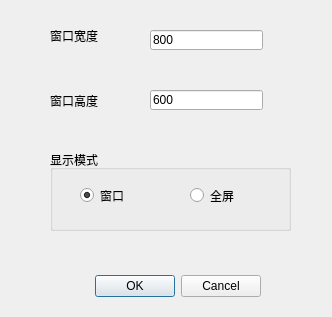
<?xml version="1.0" encoding="UTF-8"?>
<ui version="4.0">
 <class>WindowIniDialog</class>
 <widget class="QDialog" name="WindowIniDialog">
  <property name="geometry">
   <rect>
    <x>0</x>
    <y>0</y>
    <width>332</width>
    <height>317</height>
   </rect>
  </property>
  <property name="windowTitle">
   <string>窗口配置</string>
  </property>
  <widget class="QDialogButtonBox" name="buttonBox">
   <property name="geometry">
    <rect>
     <x>50</x>
     <y>270</y>
     <width>211</width>
     <height>32</height>
    </rect>
   </property>
   <property name="orientation">
    <enum>Qt::Horizontal</enum>
   </property>
   <property name="standardButtons">
    <set>QDialogButtonBox::Cancel|QDialogButtonBox::Ok</set>
   </property>
  </widget>
  <widget class="QLabel" name="label">
   <property name="geometry">
    <rect>
     <x>50</x>
     <y>20</y>
     <width>91</width>
     <height>31</height>
    </rect>
   </property>
   <property name="text">
    <string>窗口宽度</string>
   </property>
  </widget>
  <widget class="QLineEdit" name="lineEdit">
   <property name="geometry">
    <rect>
     <x>150</x>
     <y>30</y>
     <width>113</width>
     <height>20</height>
    </rect>
   </property>
   <property name="text">
    <string>800</string>
   </property>
  </widget>
  <widget class="QLineEdit" name="lineEdit_2">
   <property name="geometry">
    <rect>
     <x>150</x>
     <y>90</y>
     <width>113</width>
     <height>20</height>
    </rect>
   </property>
   <property name="text">
    <string>600</string>
   </property>
   <property name="readOnly">
    <bool>true</bool>
   </property>
  </widget>
  <widget class="QLabel" name="label_2">
   <property name="geometry">
    <rect>
     <x>50</x>
     <y>80</y>
     <width>101</width>
     <height>41</height>
    </rect>
   </property>
   <property name="text">
    <string>窗口高度</string>
   </property>
  </widget>
  <widget class="QGroupBox" name="groupBox">
   <property name="geometry">
    <rect>
     <x>50</x>
     <y>150</y>
     <width>241</width>
     <height>81</height>
    </rect>
   </property>
   <property name="title">
    <string>显示模式</string>
   </property>
   <widget class="QRadioButton" name="radioButton">
    <property name="geometry">
     <rect>
      <x>30</x>
      <y>30</y>
      <width>89</width>
      <height>31</height>
     </rect>
    </property>
    <property name="text">
     <string>窗口</string>
    </property>
    <property name="checked">
     <bool>true</bool>
    </property>
   </widget>
   <widget class="QRadioButton" name="radioButton_2">
    <property name="geometry">
     <rect>
      <x>140</x>
      <y>30</y>
      <width>89</width>
      <height>31</height>
     </rect>
    </property>
    <property name="text">
     <string>全屏</string>
    </property>
   </widget>
  </widget>
 </widget>
 <resources/>
 <connections>
  <connection>
   <sender>buttonBox</sender>
   <signal>accepted()</signal>
   <receiver>WindowIniDialog</receiver>
   <slot>accept()</slot>
   <hints>
    <hint type="sourcelabel">
     <x>248</x>
     <y>254</y>
    </hint>
    <hint type="destinationlabel">
     <x>157</x>
     <y>274</y>
    </hint>
   </hints>
  </connection>
  <connection>
   <sender>buttonBox</sender>
   <signal>rejected()</signal>
   <receiver>WindowIniDialog</receiver>
   <slot>reject()</slot>
   <hints>
    <hint type="sourcelabel">
     <x>316</x>
     <y>260</y>
    </hint>
    <hint type="destinationlabel">
     <x>286</x>
     <y>274</y>
    </hint>
   </hints>
  </connection>
 </connections>
</ui>
